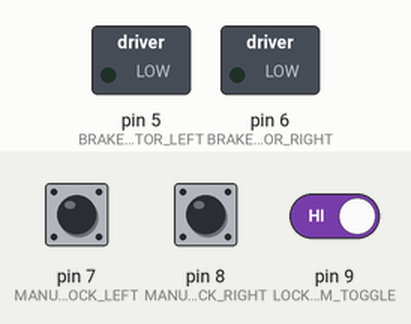
Recording of a sketch running on a simulated Arduino Uno, built with avr-gcc and run on an emulated ATmega328P. On the bench: switched loads named in the sketch (green lamp = pin HIGH). The test bench sets the inputs (shaded band); at power-on: pin 7 (MANUAL_LOCK_LEFT) HIGH, pin 8 (MANUAL_LOCK_RIGHT) HIGH, pin 9 (LOCKER_SYSTEM_TOGGLE) HIGH. What the sketch prints to the serial monitor is not drawn.

Above: at 1.2 s.
1.3 s: pin 7 (MANUAL_LOCK_LEFT) pulled LOW for 0.15 s
At 2.7 s:
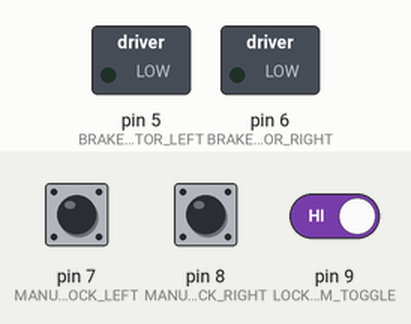
3.0 s: pin 8 (MANUAL_LOCK_RIGHT) pulled LOW for 0.15 s
At 4.1 s:
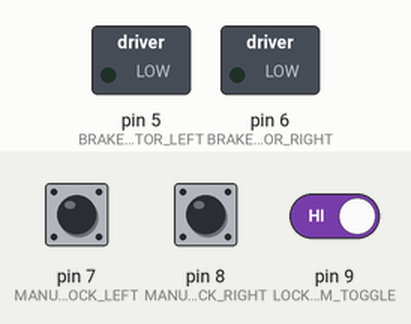
4.7 s: pin 7 (MANUAL_LOCK_LEFT) pulled LOW for 1 s
At 5.13 s:
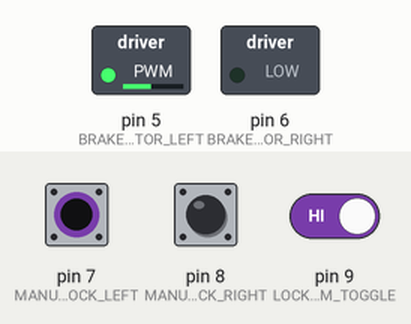
8.7 s: pin 8 (MANUAL_LOCK_RIGHT) pulled LOW for 1 s
At 9.3 s:
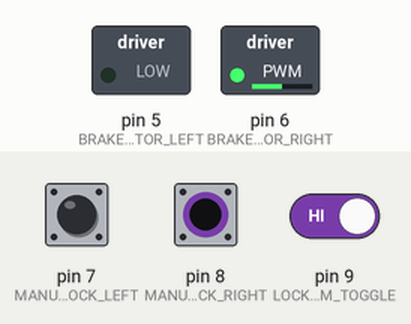
12.7 s: pin 8 (MANUAL_LOCK_RIGHT) pulled LOW for 3.2 s
At 16.5 s:
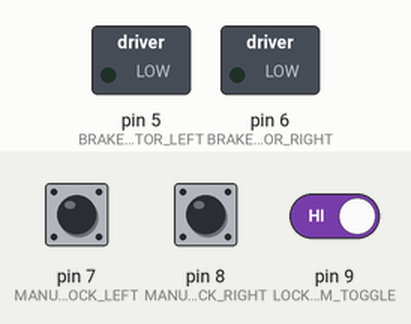
17.4 s: pin 7 (MANUAL_LOCK_LEFT) pulled LOW for 0.15 s
At 18.7 s:
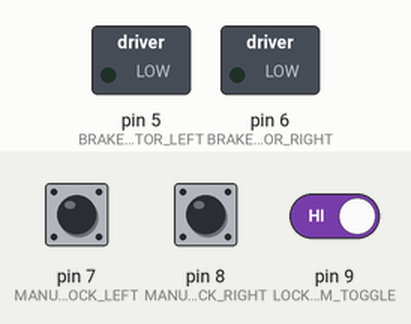
Timing chart, 0 to 20.4 s (numbered marks = the images above; inputs shaded):
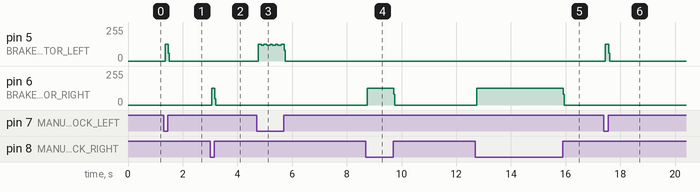

Measured:
- after the input at 1.3 s, pin 5 (BRAKE_ACTUATOR_LEFT): 0/255 → 126/255 after 0.05 s, → 0/255 0.12 s later
- after the input at 3.0 s, pin 6 (BRAKE_ACTUATOR_RIGHT): 0/255 → 126/255 after 0.05 s, → 0/255 0.12 s later
- after the input at 8.7 s, pin 6 (BRAKE_ACTUATOR_RIGHT): 0/255 → 126/255 after 0.05 s, → 0/255 0.96 s later
- after the input at 12.7 s, pin 6 (BRAKE_ACTUATOR_RIGHT): 0/255 → 126/255 after 0.06 s, → 0/255 3.2 s later
- after the input at 17.4 s, pin 5 (BRAKE_ACTUATOR_LEFT): 0/255 → 126/255 after 0.05 s, → 0/255 0.12 s later

The sketch:

Traction-control-locker.ino
```cpp
#include <SPI.h>
#include <mcp_can.h>
#include <PID_v1.h>

#define CAN_CS_PIN 10  // Chip Select pin for MCP2515
MCP_CAN CAN(CAN_CS_PIN);

// Actuator and Control Pins
#define BRAKE_ACTUATOR_LEFT 5
#define BRAKE_ACTUATOR_RIGHT 6
#define MANUAL_LOCK_LEFT 7
#define MANUAL_LOCK_RIGHT 8
#define LOCKER_SYSTEM_TOGGLE 9

// PID Control
double setpoint = 0;
double input, output;
double Kp = 2.0, Ki = 0.5, Kd = 0.1;

PID tractionControl(&input, &output, &setpoint, Kp, Ki, Kd, DIRECT);

// System Status
bool lockerSystemEnabled = true;

void setup() {
    Serial.begin(115200);

    pinMode(BRAKE_ACTUATOR_LEFT, OUTPUT);
    pinMode(BRAKE_ACTUATOR_RIGHT, OUTPUT);
    pinMode(MANUAL_LOCK_LEFT, INPUT_PULLUP);
    pinMode(MANUAL_LOCK_RIGHT, INPUT_PULLUP);
    pinMode(LOCKER_SYSTEM_TOGGLE, INPUT_PULLUP);

    if (CAN.begin(MCP_ANY, CAN_500KBPS, MCP_8MHZ) == CAN_OK) {
        Serial.println("CAN Bus Initialized Successfully!");
    } else {
        Serial.println("CAN Bus Initialization Failed!");
        while (1);
    }
    CAN.setMode(MCP_NORMAL);

    tractionControl.SetMode(AUTOMATIC);
}

void loop() {
    long unsigned int canId;
    unsigned char len = 0;
    unsigned char buf[8];

    // Read locker system toggle switch
    lockerSystemEnabled = digitalRead(LOCKER_SYSTEM_TOGGLE) == LOW;

    if (CAN_MSGAVAIL == CAN.checkReceive() && lockerSystemEnabled) {
        CAN.readMsgBuf(&canId, &len, buf);

        if (canId == 0x200) {  // Example CAN ID for wheel speed sensors
            int wheelSpeedLeft = buf[0] << 8 | buf[1];
            int wheelSpeedRight = buf[2] << 8 | buf[3];

            input = abs(wheelSpeedLeft - wheelSpeedRight);
            tractionControl.Compute();

            // If one wheel is slipping (spinning 5km/h+ faster than the other)
            if (abs(wheelSpeedLeft - wheelSpeedRight) > 5) {
                Serial.println("Wheel slip detected! Engaging traction control...");

                if (wheelSpeedLeft > wheelSpeedRight) {
                    Serial.println("Applying 57% brake force to left wheel.");
                    analogWrite(BRAKE_ACTUATOR_LEFT, 145);  // 57% braking power
                    analogWrite(BRAKE_ACTUATOR_RIGHT, 0);
                } else {
                    Serial.println("Applying 57% brake force to right wheel.");
                    analogWrite(BRAKE_ACTUATOR_RIGHT, 145);
                    analogWrite(BRAKE_ACTUATOR_LEFT, 0);
                }
            }
            // If one wheel is stuck (0 speed) and the other is spinning
            else if (wheelSpeedLeft == 0 && wheelSpeedRight > 0) {
                Serial.println("Left wheel stuck! Applying 75% brake force to right.");
                analogWrite(BRAKE_ACTUATOR_RIGHT, 190);
            }
            else if (wheelSpeedRight == 0 && wheelSpeedLeft > 0) {
                Serial.println("Right wheel stuck! Applying 75% brake force to left.");
                analogWrite(BRAKE_ACTUATOR_LEFT, 190);
            }
            // If both wheels are moving within range, release brakes
            else {
                analogWrite(BRAKE_ACTUATOR_LEFT, 0);
                analogWrite(BRAKE_ACTUATOR_RIGHT, 0);
                Serial.println("Wheels balanced. Releasing brakes.");
            }
        }
    }

    // Manual Lock Activation
    if (digitalRead(MANUAL_LOCK_LEFT) == LOW) {
        analogWrite(BRAKE_ACTUATOR_LEFT, 255);
        Serial.println("Manual lock engaged for left wheel.");
    }
    if (digitalRead(MANUAL_LOCK_RIGHT) == LOW) {
        analogWrite(BRAKE_ACTUATOR_RIGHT, 255);
        Serial.println("Manual lock engaged for right wheel.");
    }

    // If locker system is OFF, ensure no brakes are applied
    if (!lockerSystemEnabled) {
        analogWrite(BRAKE_ACTUATOR_LEFT, 0);
        analogWrite(BRAKE_ACTUATOR_RIGHT, 0);
        Serial.println("Locker system OFF. Brakes disengaged.");
    }
}
```
